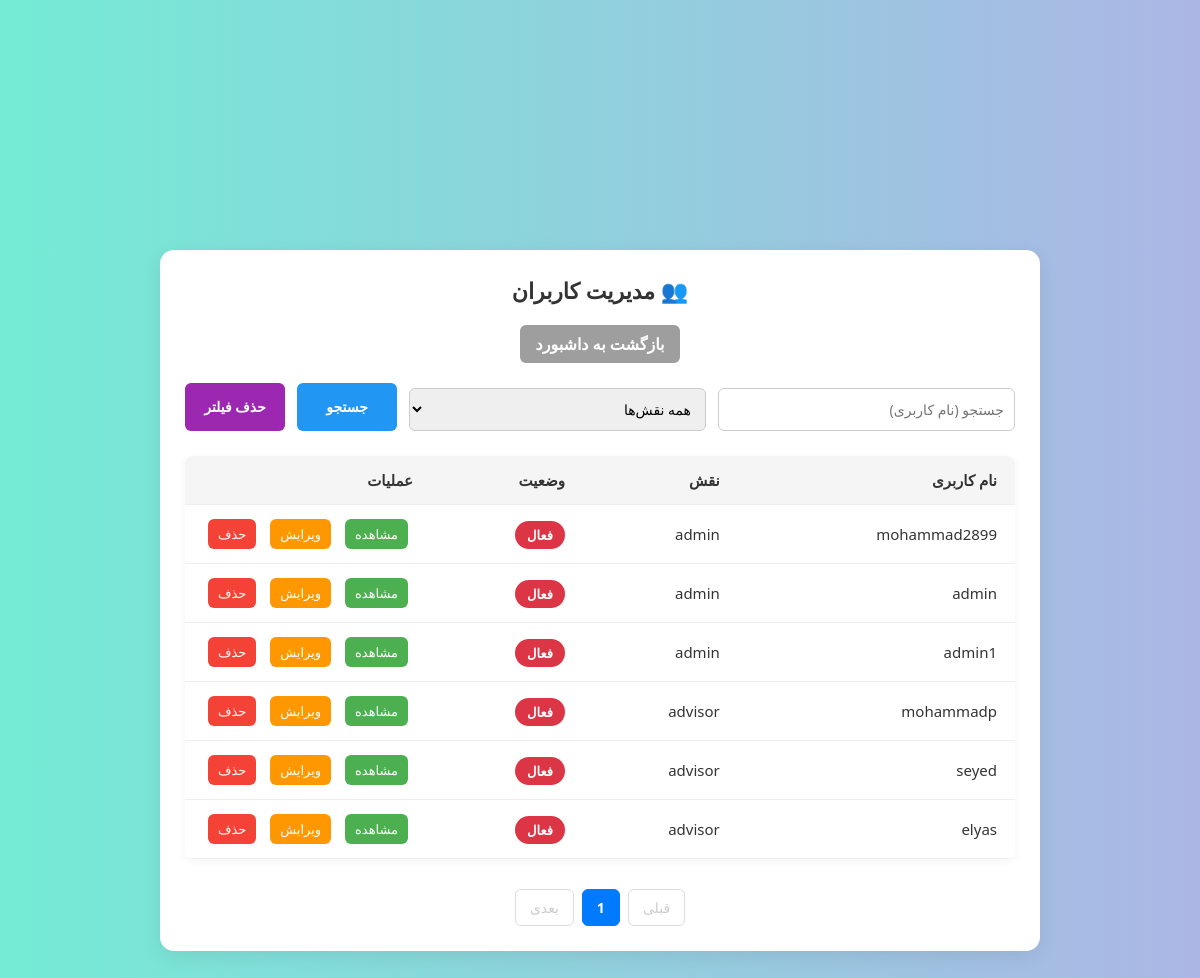
Screenshot of /admin/users with the database file from the repository.
### models.py (models this page shows)
class User(Base):
    __tablename__ = "users"
    id = Column(Integer, primary_key=True, index=True, autoincrement=True)
    username = Column(String(50), unique=True, index=True)
    name = Column(String(50), unique=False, index=True)
    family = Column(String(50), unique=False, index=True)
    email = Column(String(100), unique=True, index=True)
    role = Column(String(50), default="Advisor",)
    hashed_password = Column(String(100))
    status = Column(String(50), default="active",)
    phone = Column(String(13), unique=False)

### main.py (the view)
@app.get("/admin/users", response_class=HTMLResponse)
async def admin_users(
    request: Request,
    search: str = None,
    role: str = None,
    page: int = 1,
    db: Session = Depends(get_db)
):
    ITEMS_PER_PAGE = 10
    offset = (page - 1) * ITEMS_PER_PAGE
    query = db.query(models.User)
    if search and search !='':
        query = query.filter(
            (models.User.username.contains(search)) | (models.User.email.contains(search))
        )
    if role and role != "":
        query = query.filter(models.User.role == role)
    total_count = query.count()
    total_pages = (total_count + ITEMS_PER_PAGE - 1) // ITEMS_PER_PAGE
    users = query.offset(offset).limit(ITEMS_PER_PAGE).all()
    params = dict(request.query_params)
    params.pop('page', None)
    query_string = urlencode(params)
    return templates.TemplateResponse("admin_users.html", {
        "request": request,
        "users": users,
        "total_count": total_count,
        "total_pages": total_pages,
        "page": page,
        "query_string": query_string
    })

### templates/admin_users.html (shortened to what this page needs)
<!DOCTYPE html>
<html lang="fa" dir="rtl">
<head>
    <link rel="stylesheet" href="/static/style.css">
</head>
<body>
    <div class="container">
        <h2>👥 مدیریت کاربران</h2>
        <a href="/admin/dashboard" class="back-btn">بازگشت به داشبورد</a>
        <form method="get" class="search-form">
            <input type="text" name="search" placeholder="جستجو (نام کاربری)" value="{{ request.query_params.get('search', '') }}">
            <select name="role">
                <option value="">همه نقش‌ها</option>
            </select>
            <button type="submit">جستجو</button>
            <button type="button" onclick="resetSearch()">حذف فیلتر</button>
        </form>
        {% if users %}
            {% if users|length == 0 %}
                <div class="no-results">
                    هیچ کاربری با این معیارها یافت نشد.
                </div>
            {% else %}
                <table class="users-table">
                    <thead>
                        <tr>
                            <th>نام کاربری</th>
                            <th>نقش</th>
                            <th>وضعیت</th>
                            <th>عملیات</th>
                        </tr>
                    </thead>
                    <tbody>
                        {% for user in users %}
                        <tr>
                            <td>{{ user.username }}</td>
                            <td>{{ user.role }}</td>
                            <td>
                                <span class="status-badge {% if user.is_active %}status-active{% else %}status-inactive{% endif %}">
                                    {% if user.status == "active" %}فعال{% else %}غیرفعال{% endif %}
                                </span>
                            </td>
                            <td class="actions">
                                <a href="/admin/user/view/{{ user.id }}" class="view">مشاهده</a>
                                <a href="/admin/user/edit/{{ user.id }}" class="edit">ویرایش</a>
                                <a href="/admin/user/delete/{{ user.id }}" class="delete" onclick="return confirm('آیا از حذف این کاربر مطمئن هستید؟')">حذف</a>
                            </td>
                        </tr>
                        {% endfor %}
                    </tbody>
                </table>
                <div class="pagination">
                    {% if page > 1 %}
                        <a href="?{{ query_string }}&page={{ page - 1 }}">قبلی</a>
                    {% else %}
                        <span class="disabled">قبلی</span>
                    {% endif %}
                    {% for p in range(1, total_pages + 1) %}
                        {% if p == page %}
                            <span class="current">{{ p }}</span>
                        {% else %}
                            <a href="?{{ query_string }}&page={{ p }}">{{ p }}</a>
                        {% endif %}
                    {% endfor %}
                    {% if page < total_pages %}
                        <a href="?{{ query_string }}&page={{ page + 1 }}">بعدی</a>
                    {% else %}
                        <span class="disabled">بعدی</span>
                    {% endif %}
                </div>
            {% endif %}
        {% else %}
            <div class="no-results">
                هیچ کاربری وجود ندارد.
            </div>
        {% endif %}
    </div>
</body>
</html>

### static/style.css (style rules this page uses)
* { margin: 0; padding: 0; box-sizing: border-box; font-family: "Segoe UI", Tahoma, Geneva, Verdana, sans-serif; }
body { background: linear-gradient(to right, #74ebd5, #ACB6E5); min-height: 100vh; display: flex; align-items: center; justify-content: center; color: #333; padding: 20px; }
* { margin: 0; padding: 0; box-sizing: border-box; }
body { font-family: "Segoe UI", Tahoma, Geneva, Verdana, sans-serif; background: linear-gradient(to right, #74ebd5, #ACB6E5); height: 100vh; display: flex; justify-content: center; align-items: center; color: #333; }
.container { text-align: center; background-color: white; padding: 40px; border-radius: 12px; box-shadow: 0 8px 20px rgba(0, 0, 0, 0.1); max-width: 90%; width: 400px; }
body { background-color: #f4f4f4; }
.back-btn { display: inline-block; margin-bottom: 20px; padding: 8px 16px; background-color: #9e9e9e; color: white; text-decoration: none; border-radius: 6px; font-weight: bold; transition: background-color 0.3s ease; }
.view { background-color: #2196F3; color: white; }
.edit { background-color: #4CAF50; color: white; }
.delete { background-color: #f44336; color: white; }
.actions { white-space: nowrap; }
.edit { background-color: #FF9800; color: white; }
input[type="text"], input[type="number"], select, textarea { width: 100%; padding: 10px; margin-top: 5px; border-radius: 6px; border: 1px solid #ccc; font-size: 14px; }
button[type="submit"] { padding: 12px 20px; background-color: #2196F3; color: white; border: none; border-radius: 6px; cursor: pointer; font-weight: bold; }
body { font-family: "Segoe UI", Tahoma, Geneva, Verdana, sans-serif; margin: 0; padding: 0; background-color: #f4f4f4; }
.actions a { display: inline-block; margin: 0 5px; padding: 6px 10px; font-size: 13px; border-radius: 6px; text-decoration: none; color: white; transition: all 0.3s ease; }
.view { background-color: #4CAF50; }
.edit { background-color: #FF9800; }
.delete { background-color: #f44336; }

### rows the page displays
User: username "mohammad2899", role "admin", status "فعال"
User: username "admin", role "admin", status "فعال"
User: username "admin1", role "admin", status "فعال"
User: username "mohammadp", role "advisor", status "فعال"
User: username "seyed", role "advisor", status "فعال"
User: username "elyas", role "advisor", status "فعال"

### other values shown
{{ p }} "1"
